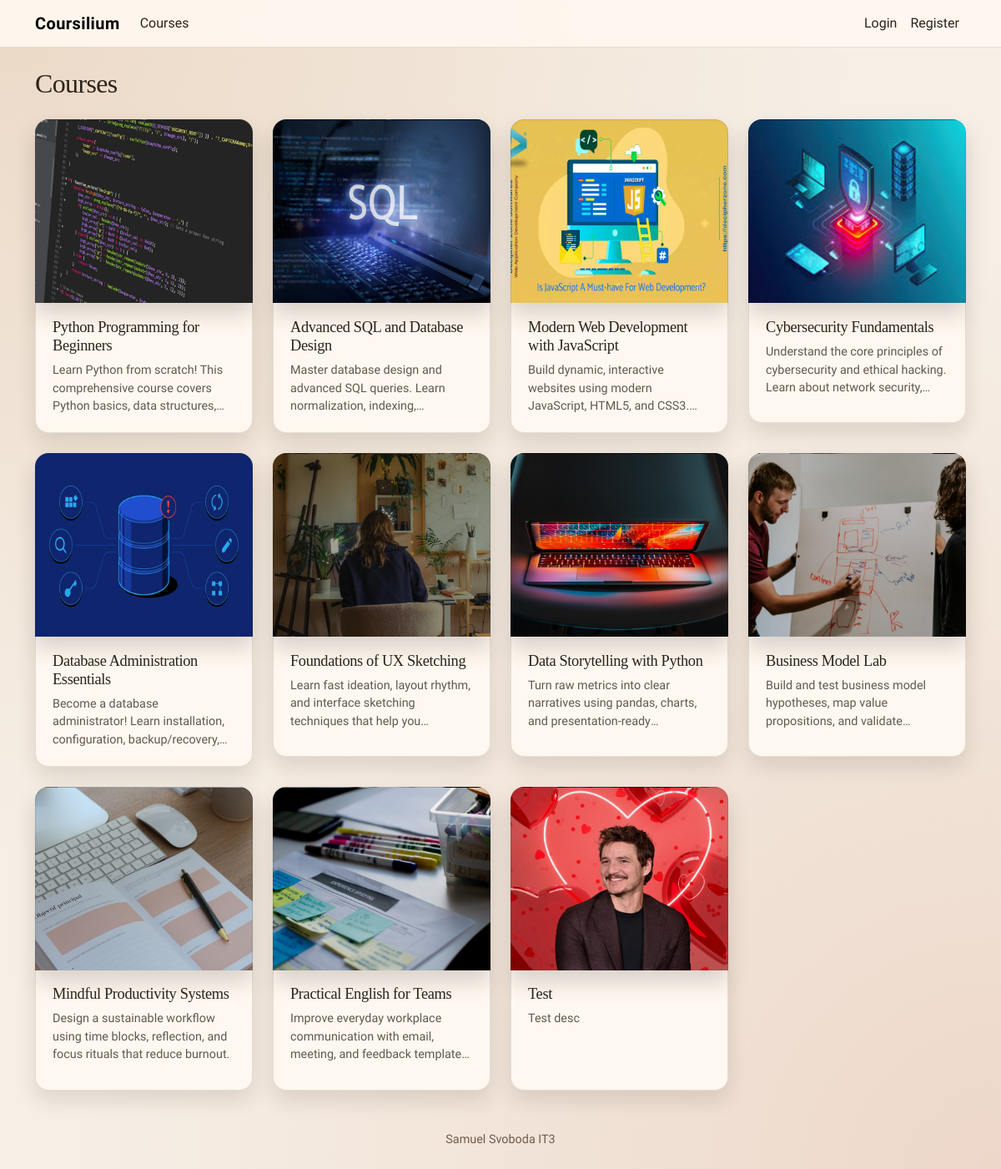
The app's page /courses/, older data.
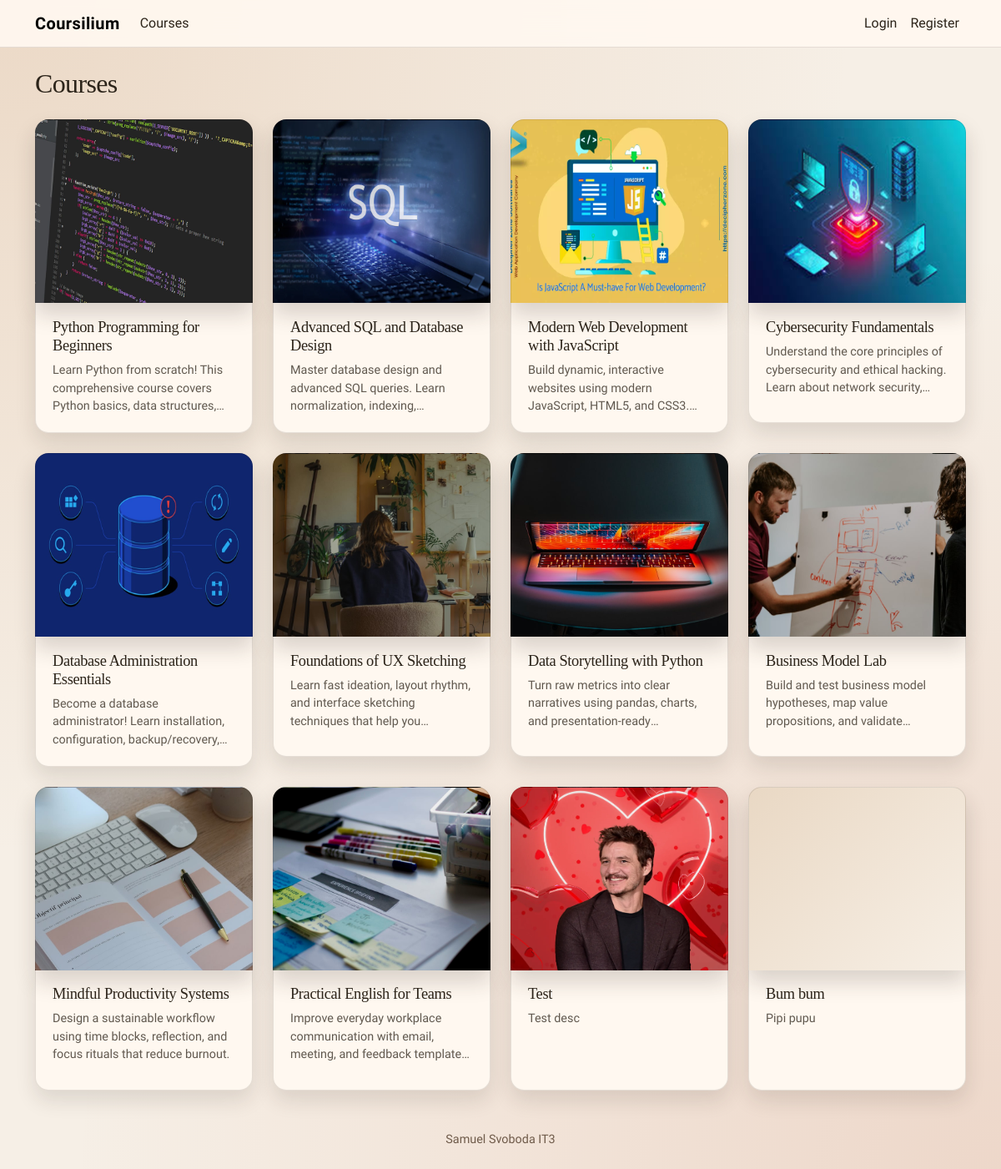
The same page, newer data.
### courses/models.py (models this page shows, shortened)
class Course(models.Model):
    DIFFICULTY_CHOICES = [
        ("beginner", "Beginner"),
        ("intermediate", "Intermediate"),
        ("advanced", "Advanced"),
    ]
    course_id = models.AutoField(primary_key=True)
    title = models.CharField(
        max_length=200,
        verbose_name="Název",
        help_text="Zadejte název kurzu",
        validators=[TEXT_VALIDATOR],
    )
    description = models.CharField(
        max_length=2000,
        verbose_name="Popis",
        help_text="Stručně popište obsah kurzu",
    )
    difficulty = models.CharField(
        max_length=12,
        choices=DIFFICULTY_CHOICES,
        verbose_name="Náročnost",
        help_text="Vyberte úroveň náročnosti kurzu",
    )
    categories = models.ManyToManyField(
        Category,
        blank=True,
        related_name="courses",
        verbose_name="Kategorie",
        help_text="Vyberte kategorie kurzu",
    )
    img = models.ImageField(upload_to="media/course_imgs",
        null=True,
        blank=True,
        verbose_name="Miniatura kurzu",
        help_text="Nahrajte miniaturu kurzu",)
    created_by = models.ForeignKey(
        settings.AUTH_USER_MODEL,
        on_delete=models.SET_NULL,
        null=True,
        blank=True,
        related_name="courses_created",
        verbose_name="Vytvořil",
        help_text="Uživatel, který kurz vytvořil",
    )
    is_active = models.BooleanField(verbose_name="Aktivní", help_text="Určuje, jestli je kurz viditelný")
    created_at = models.DateTimeField(auto_now_add=True, verbose_name="Vytvořeno")
    updated_at = models.DateTimeField(null=True, blank=True, verbose_name="Upraveno")
    class Meta:
        db_table = "course"
        indexes = [
            models.Index(fields=["created_at"]),
            models.Index(fields=["is_active"]),
            models.Index(fields=["course_id"]),
            models.Index(fields=["title"]),
            models.Index(fields=["difficulty"]),
        ]

### courses/views.py (the view, shortened to what this page needs)
# urls.py: path('', course_list, name='course_list'),
def course_list(request):
    courses = Course.objects.filter(is_active=True).order_by("created_at")
    can_create = request.user.is_authenticated and (
        can_manage_all_courses(request.user) or is_teacher(request.user)
    )
    can_edit_ids = set()
    return render(
        request,
        "courses/course_list.html",
        {
            "courses": courses,
            "can_create": can_create,
            "can_edit_ids": can_edit_ids,
        },
    )

### templates/courses/course_list.html (shortened to what this page needs)
{% extends 'base.html' %}
{% block content %}
<div class="container">
	<div class="d-flex align-items-center justify-content-between mb-4">
		<h2 class="mb-0">Courses</h2>
	</div>
	<div class="course-grid">
		{% for course in courses %}
			<article class="course-card">
				<a
					class="course-thumb{% if not course.img %} no-image{% endif %}"
					href="{% url 'course_detail' course.course_id %}"
					{% if course.img %}style="background-image: url('{{ course.img.url }}');"{% endif %}
				>
				</a>
				<div class="course-meta">
					<h3><a href="{% url 'course_detail' course.course_id %}">{{ course.title }}</a></h3>
					<p>{{ course.description|truncatechars:140 }}</p>
				</div>
			</article>
		{% empty %}
			<div class="alert alert-secondary">No courses available yet.</div>
		{% endfor %}
	</div>
</div>
{% endblock %}

Row changes from the older to the newer data that the page shows:
added Course: title "Bum bum", description "Pipi pupu"
